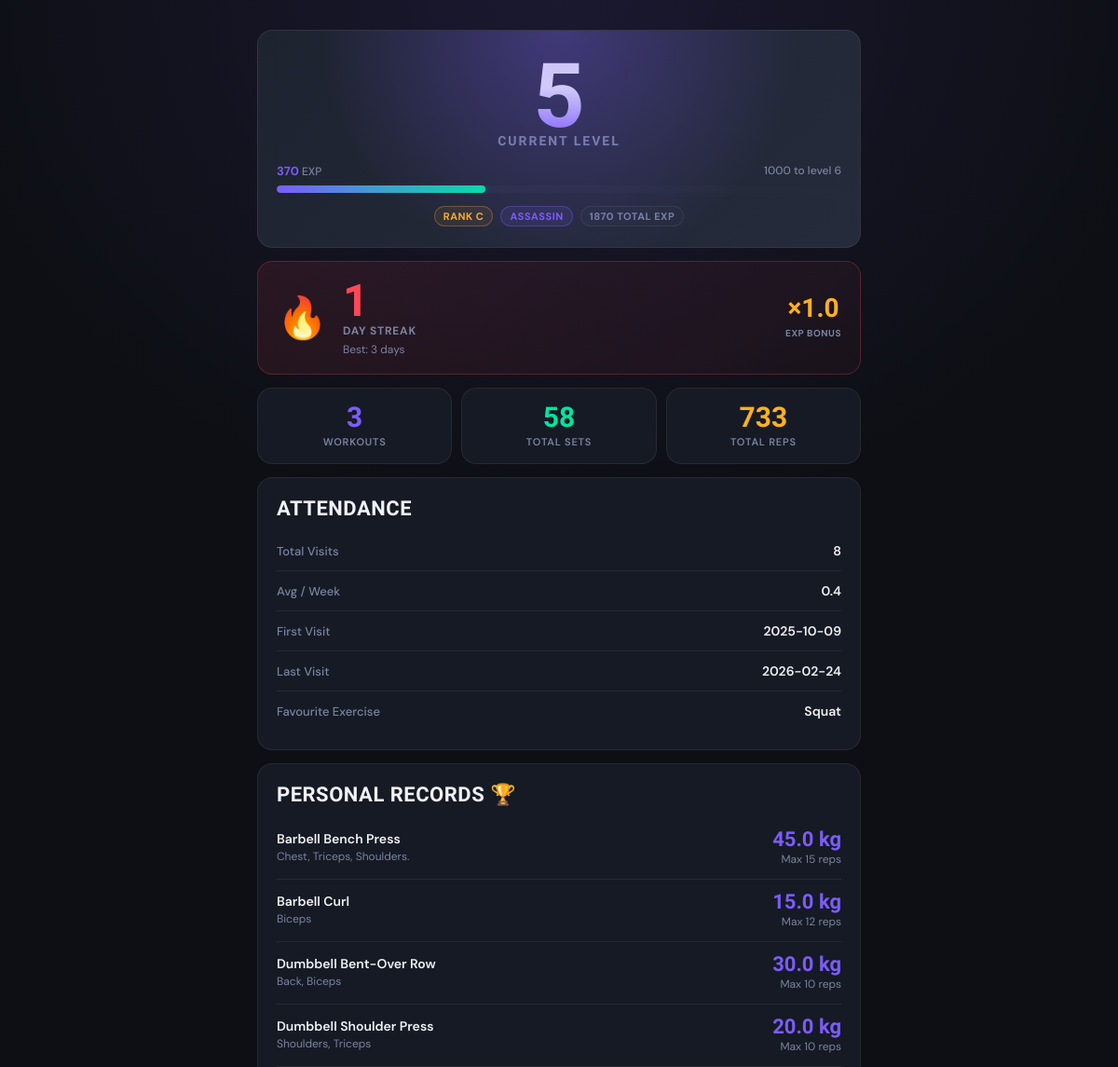
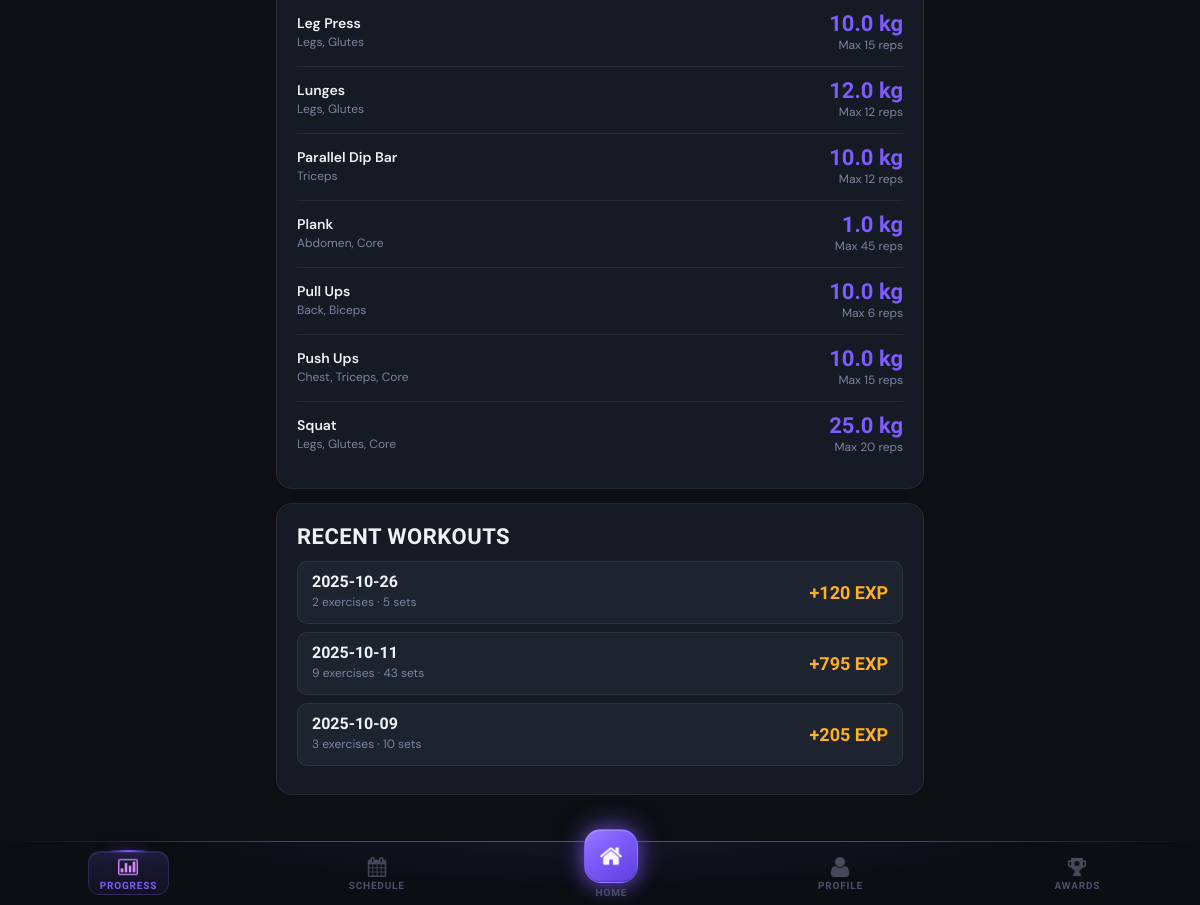
/progress (signed in), run on the app's committed database (2 pictures, top to bottom).
### tables this page shows
CREATE TABLE client_gamification (
                gamification_id INTEGER PRIMARY KEY AUTOINCREMENT,
                client_id INTEGER UNIQUE NOT NULL,
                current_level INTEGER DEFAULT 1,
                current_exp INTEGER DEFAULT 0,
                total_exp INTEGER DEFAULT 0,
                rank TEXT DEFAULT 'E',
                client_class TEXT,
                class_unlocked_at_level INTEGER, current_streak INTEGER DEFAULT 0, longest_streak INTEGER DEFAULT 0, total_reps INTEGER DEFAULT 0, workouts_completed INTEGER DEFAULT 0,
                FOREIGN KEY (client_id) REFERENCES clients(client_id) ON DELETE CASCADE
            );

CREATE TABLE client_streaks (
                streak_id INTEGER PRIMARY KEY AUTOINCREMENT,
                client_id INTEGER UNIQUE NOT NULL,
                current_streak INTEGER DEFAULT 0,
                longest_streak INTEGER DEFAULT 0,
                last_attendance_date DATE,
                streak_multiplier REAL DEFAULT 1.0,
                FOREIGN KEY (client_id) REFERENCES clients(client_id) ON DELETE CASCADE
            );

CREATE TABLE exercises (
                exercise_id INTEGER PRIMARY KEY AUTOINCREMENT,
                name TEXT UNIQUE NOT NULL,
                description TEXT,
                exercise_type TEXT,
                target_muscle TEXT,
                difficulty_level TEXT,
                base_exp INTEGER DEFAULT 10,
                image_path TEXT,
                created_date DATETIME DEFAULT CURRENT_TIMESTAMP
            , `secondary_muscle` TEXT);

### main.py (the view)
@app.route('/progress')
@login_required
def progress():
    client_id = session['client_id']
    client = Client.get_by_id(client_id)
    progress_data = gamification.get_client_progress(client_id)
    workout_history = workout_logger.get_workout_history(client_id, limit=10)
    attendance_stats = attendance_ctrl.get_attendance_stats(client_id)
    workout_stats = workout_logger.get_workout_stats(client_id)
    personal_records = workout_logger.get_personal_records(client_id)
    return render_template('progress.html',
                         client=client,
                         progress=progress_data,
                         workout_history=workout_history,
                         attendance_stats=attendance_stats,
                         workout_stats=workout_stats,
                         personal_records=personal_records)

### controllers/gamification_controller.py (called while the page is built)
    def _get_gamification_data(self, client_id):
        query = 'SELECT * FROM client_gamification WHERE client_id=?'
        result = self.db.execute_query(query, (client_id,))
        return dict(result[0]) if result else None

    def _get_streak_data(self, client_id):
        query = 'SELECT * FROM client_streaks WHERE client_id=?'
        result = self.db.execute_query(query, (client_id,))
        return dict(result[0]) if result else None

### controllers/workout_logger.py (called while the page is built)
    def get_workout_history(self, client_id, limit=10):
        query = '''
            SELECT workout_date, COUNT(DISTINCT exercise_id) as exercises_count,
                   COUNT(*) as total_sets, SUM(exp_earned) as total_exp
            FROM workout_logs
            WHERE client_id=?
            GROUP BY workout_date
            ORDER BY workout_date DESC
            LIMIT ?
        '''
        results = self.db.execute_query(query, (client_id, limit))
        history = []
        for row in results:
            history.append({
                'date': row['workout_date'],
                'exercises_count': row['exercises_count'],
                'total_sets': row['total_sets'],
                'total_exp': row['total_exp']
            })
        return history

### database/db_manager.py (called while the page is built)
    def connect(self):
        self.conn = sqlite3.connect(self.db_name)
        self.conn.row_factory = sqlite3.Row  # Access columns by name
        self.cursor = self.conn.cursor()

    def disconnect(self):
        if self.conn:
            self.conn.close()

    def execute_query(self, query, params=None):
        self.connect()
        if params:
            self.cursor.execute(query, params)
        else:
            self.cursor.execute(query)
        results = self.cursor.fetchall()
        self.disconnect()
        return results

### main.py (called while the page is built)
def login_required(f):
    @wraps(f)
    def decorated_function(*args, **kwargs):
        if 'client_id' not in session:
            return redirect(url_for('login'))
        return f(*args, **kwargs)
    return decorated_function

### templates/progress.html (shortened to what this page needs)
{% extends "base.html" %}
{% block content %}
<div class="level-hero">
    <span class="level-number">{{ progress.level }}</span>
    <span class="level-label">Current Level</span>
    <div class="exp-row">
        <span><strong>{{ progress.current_exp }}</strong> EXP</span>
        <span>{{ progress.next_level_exp }} to level {{ progress.level + 1 }}</span>
    </div>
    <div class="progress-track">
        <div class="progress-fill" style="width: {{ progress.progress_percentage }}%"></div>
    </div>
    <div class="rank-class-row">
        <span class="tag tag-amber">Rank {{ progress.rank }}</span>
        {% if progress.class %}
        <span class="tag tag-brand">{{ progress.class }}</span>
        {% endif %}
        <span class="tag">{{ progress.total_exp }} Total EXP</span>
    </div>
</div>
{% if progress.streak is defined %}
<div class="streak-card">
    <div class="streak-flame">🔥</div>
    <div>
        <div class="streak-days">{{ progress.streak }}</div>
        <div class="streak-info-label">Day Streak</div>
        <div class="streak-detail">Best: {{ progress.longest_streak }} days</div>
    </div>
    <div class="streak-multiplier">
        <span class="streak-mult-val">×{{ progress.streak_multiplier }}</span>
        <span class="streak-mult-lbl">EXP Bonus</span>
    </div>
</div>
{% endif %}
{% if workout_stats %}
<div class="big-stat-row">
    <div class="big-stat">
        <span class="big-stat-val brand">{{ workout_stats.total_workouts }}</span>
        <span class="big-stat-lbl">Workouts</span>
    </div>
    <div class="big-stat">
        <span class="big-stat-val green">{{ workout_stats.total_sets }}</span>
        <span class="big-stat-lbl">Total Sets</span>
    </div>
    <div class="big-stat">
        <span class="big-stat-val amber">{{ workout_stats.total_reps }}</span>
        <span class="big-stat-lbl">Total Reps</span>
    </div>
</div>
{% endif %}
{% if attendance_stats %}
<div class="card section-card">
    <h2>Attendance</h2>
    <div class="row-item">
        <span class="row-item-label">Total Visits</span>
        <span class="row-item-value">{{ attendance_stats.total_visits }}</span>
    </div>
    <div class="row-item">
        <span class="row-item-label">Avg / Week</span>
        <span class="row-item-value">{{ attendance_stats.avg_visits_per_week }}</span>
    </div>
    <div class="row-item">
        <span class="row-item-label">First Visit</span>
        <span class="row-item-value">{{ attendance_stats.first_visit }}</span>
    </div>
    <div class="row-item">
        <span class="row-item-label">Last Visit</span>
        <span class="row-item-value">{{ attendance_stats.last_visit }}</span>
    </div>
    {% if workout_stats and workout_stats.favorite_exercise %}
    <div class="row-item">
        <span class="row-item-label">Favourite Exercise</span>
        <span class="row-item-value">{{ workout_stats.favorite_exercise }}</span>
    </div>
    {% endif %}
</div>
{% endif %}
{% if personal_records %}
<div class="card section-card">
    <h2>Personal Records 🏆</h2>
    {% for record in personal_records %}
    <div class="pr-item">
        <div>
            <span class="pr-name">{{ record.exercise }}</span>
            <span class="pr-muscle">{{ record.target_muscle }}</span>
        </div>
        <div class="pr-values">
            {% if record.max_weight %}
            <div class="pr-weight">{{ record.max_weight }} kg</div>
            {% endif %}
            <div class="pr-reps">Max {{ record.max_reps }} reps</div>
        </div>
    </div>
    {% endfor %}
</div>
{% endif %}
<div class="card section-card">
    <h2>Recent Workouts</h2>
    {% if workout_history %}
        {% for w in workout_history %}
        <div class="history-item">
            <div>
                <span class="history-date">{{ w.date }}</span>
                <span class="history-meta">{{ w.exercises_count }} exercises · {{ w.total_sets }} sets</span>
            </div>
            <span class="history-exp">+{{ w.total_exp }} EXP</span>
        </div>
        {% endfor %}
    {% else %}
        <p style="padding:10px 0;">No workouts logged yet. Start training!</p>
    {% endif %}
</div>
{% endblock %}

### templates/base.html (style rules this page uses)
:root { --brand: #7c5cfc; --brand-glow: rgba(124, 92, 252, 0.35); --brand-dim: rgba(124, 92, 252, 0.12); --green: #00e5a0; --green-glow: rgba(0, 229, 160, 0.3); --amber: #ffb020; --red: #ff4757; --bg: #0d0f14; --surface: #161a24; --surface-2: #1e2330; --surface-3: #252b3b; --border: rgba(255,255,255,0.07); --border-2: rgba(255,255,255,0.12); --text: #f0f2f8; --text-muted: #7a84a0; --text-dim: #4a5168; --radius: 16px; --radius-sm: 10px; --font-display:'Barlow Condensed', sans-serif; --font-body: 'DM Sans', sans-serif; --nav-height: 64px; }
*, *::before, *::after { margin: 0; padding: 0; box-sizing: border-box; }
body { font-family: var(--font-body); background: var(--bg); color: var(--text); min-height: 100vh; padding-top: 16px; padding-bottom: calc(var(--nav-height) + 32px); background-image: radial-gradient(ellipse 80% 40% at 50% 0%, rgba(124,92,252,0.12) 0%, transparent 70%); }
.card { background: var(--surface); border: 1px solid var(--border); border-radius: var(--radius); padding: 20px; margin-bottom: 14px; }
h1, h2, h3 { font-family: var(--font-display); color: var(--text); text-transform: uppercase; letter-spacing: 0.5px; font-weight: 800; }
h2 { font-size: 22px; margin-bottom: 12px; }
.progress-track { background: var(--surface-3); height: 8px; border-radius: 99px; overflow: hidden; }
.progress-fill { height: 100%; background: linear-gradient(90deg, var(--brand), var(--green)); border-radius: 99px; transition: width 0.6s cubic-bezier(0.34, 1.56, 0.64, 1); box-shadow: 0 0 8px var(--green-glow); }
.row-item { display: flex; justify-content: space-between; align-items: center; padding: 12px 0; border-bottom: 1px solid var(--border); }
.row-item:last-child { border-bottom: none; }
.row-item-label { color: var(--text-muted); font-size: 13px; font-weight: 500; }
.row-item-value { font-weight: 600; font-size: 14px; color: var(--text); }
.tag { display: inline-block; font-size: 11px; font-weight: 700; padding: 3px 9px; border-radius: 99px; border: 1px solid var(--border); background: var(--surface-3); color: var(--text-muted); text-transform: uppercase; letter-spacing: 0.5px; }
.tag-brand { color: var(--brand); border-color: var(--brand-glow); background: var(--brand-dim); }
.tag-amber { color: var(--amber); border-color: rgba(255,176,32,0.3); background: rgba(255,176,32,0.08); }

### data on the page
client_gamification: current_exp "370", class "ASSASSIN", total_exp "1870"
client_streaks: streak_multiplier "1.0"
exercises: favorite_exercise "Squat", exercise "Squat", target_muscle "Legs, Glutes, Core", max_weight "25.0", max_reps "20"
exercises: exercise "Barbell Bench Press", target_muscle "Chest, Triceps, Shoulders.", max_weight "45.0", max_reps "15"
exercises: exercise "Barbell Curl", target_muscle "Biceps", max_weight "15.0", max_reps "12"
exercises: exercise "Dumbbell Bent-Over Row", target_muscle "Back, Biceps", max_weight "30.0", max_reps "10"
exercises: exercise "Dumbbell Shoulder Press", target_muscle "Shoulders, Triceps", max_weight "20.0", max_reps "10"
exercises: exercise "Leg Press", target_muscle "Legs, Glutes", max_weight "10.0", max_reps "15"
exercises: exercise "Lunges", target_muscle "Legs, Glutes", max_weight "12.0", max_reps "12"
exercises: exercise "Parallel Dip Bar", target_muscle "Triceps", max_weight "10.0", max_reps "12"
exercises: exercise "Plank", target_muscle "Abdomen, Core", max_weight "1.0", max_reps "45"
exercises: exercise "Pull Ups", target_muscle "Back, Biceps", max_weight "10.0", max_reps "6"
exercises: exercise "Push Ups", target_muscle "Chest, Triceps, Core", max_weight "10.0", max_reps "15"

### other printed values
{{ progress.level }} "5"
{{ progress.next_level_exp }} "1000"
{{ progress.level + 1 }} "6"
{{ progress.rank }} "C"
{{ progress.streak }} "1"
{{ progress.longest_streak }} "3"
{{ workout_stats.total_workouts }} "3"
{{ workout_stats.total_sets }} "58"
{{ workout_stats.total_reps }} "733"
{{ attendance_stats.total_visits }} "8"
{{ attendance_stats.avg_visits_per_week }} "0.4"
{{ attendance_stats.first_visit }} "2025-10-09"
{{ attendance_stats.last_visit }} "2026-02-24"
{{ w.date }} "2025-10-26" "2025-10-11" "2025-10-09"
{{ w.exercises_count }} "2" "9" "3"
